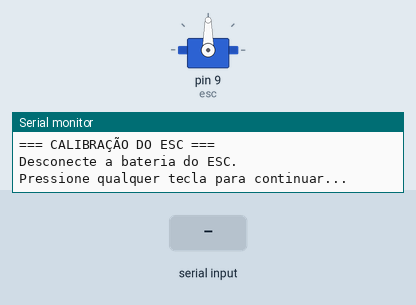
Simulated run of this sketch. Board: Arduino Uno, built with avr-gcc and run on an emulated ATmega328P. On the bench: servo, the last lines printed to the serial monitor. The inputs (shaded band) are chosen by the test bench.

Above: at 0.8 s.
0.9 s: "1" received over Serial
At 1.8 s:
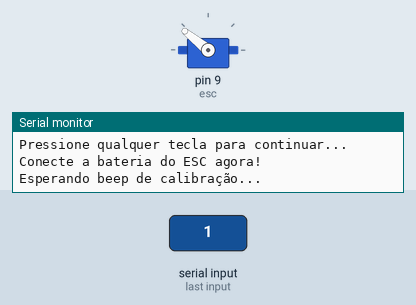
At 6.9 s:
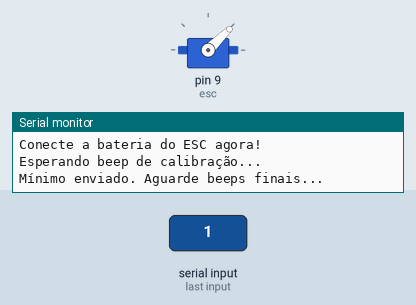
Timing chart, 0 to 8.4 s (numbered marks = the images above; inputs shaded):
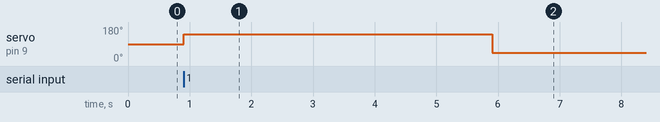

The sketch:

calibracao_ESC.ino
```cpp
#include <Servo.h>

Servo esc; // Cria objeto do tipo Servo para controlar o ESC

void setup() {
  esc.attach(9); // Conecta o sinal do ESC ao pino digital 9
  Serial.begin(9600);

  Serial.println("=== CALIBRAÇÃO DO ESC ===");
  Serial.println("Desconecte a bateria do ESC.");
  Serial.println("Pressione qualquer tecla para continuar...");
  while (!Serial.available()); // Espera o usuário pressionar algo
  Serial.read(); // Limpa o buffer

  esc.writeMicroseconds(2000); // Envia sinal de máxima aceleração
  Serial.println("Conecte a bateria do ESC agora!");
  Serial.println("Esperando beep de calibração...");
  delay(5000); // Aguarda tempo para o ESC reconhecer o sinal máximo

  esc.writeMicroseconds(1000); // Envia sinal de mínima aceleração
  Serial.println("Mínimo enviado. Aguarde beeps finais...");
  delay(5000);

  Serial.println("Calibração finalizada!");
}

void loop() {
  // Após calibrar, você pode usar o loop para testar
  // Exemplo: manter motor parado
  esc.writeMicroseconds(1000);
}
```

Measured:
- after the input at 0.9 s, servo on pin 9 (esc): 90° → 141° at once, → 44° 5.0 s later
